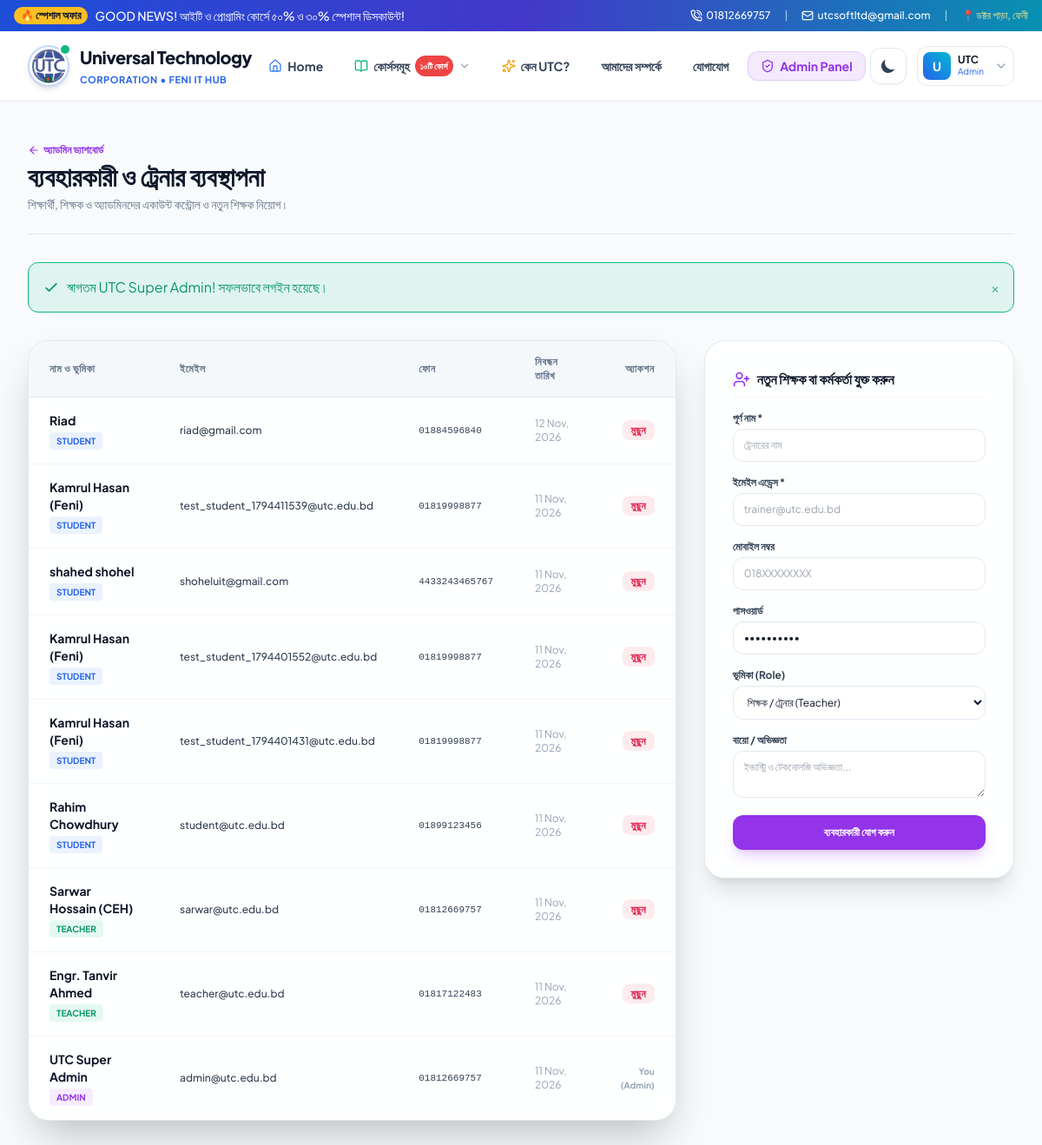
The page /admin/users.php (signed in) on the database its author committed.
### tables this page shows
CREATE TABLE users (
        id INTEGER PRIMARY KEY AUTOINCREMENT,
        name TEXT NOT NULL,
        email TEXT UNIQUE NOT NULL,
        password TEXT NOT NULL,
        phone TEXT,
        role TEXT NOT NULL DEFAULT 'student', -- 'admin', 'teacher', 'student'
        avatar TEXT,
        bio TEXT,
        created_at DATETIME DEFAULT CURRENT_TIMESTAMP
    );

### admin/users.php (the view, shortened to what the rows shown need)
<?php
require_once __DIR__ . '/../config/database.php';
require_once __DIR__ . '/../config/auth.php';
require_once __DIR__ . '/../config/helpers.php';
$user = getCurrentUser();
$stmt = $pdo->query("SELECT * FROM users ORDER BY id DESC");
$allUsers = $stmt->fetchAll();
require_once __DIR__ . '/../includes/header.php';
require_once __DIR__ . '/../includes/navbar.php';
?>
<div class="py-12 bg-slate-50 dark:bg-[#080d1a] min-h-[calc(100vh-80px)] transition-colors duration-300">
    <div class="max-w-7xl mx-auto px-4 sm:px-6 lg:px-8 space-y-8">
        <div class="flex flex-col sm:flex-row items-start sm:items-center justify-between gap-4 pb-6 border-b border-slate-200 dark:border-slate-800">
            <div>
                <h1 class="text-2xl sm:text-3xl font-extrabold text-slate-900 dark:text-white">
                    ব্যবহারকারী ও ট্রেনার ব্যবস্থাপনা
                </h1>
            </div>
        </div>
        <div class="grid grid-cols-1 lg:grid-cols-12 gap-8 items-start">
            <div class="lg:col-span-8 space-y-4">
                <div class="glass-panel rounded-3xl border border-slate-200 dark:border-slate-800 overflow-hidden shadow-2xl">
                    <div class="overflow-x-auto">
                        <table class="w-full text-left text-xs">
                            <thead>
                                <tr class="bg-slate-100/70 dark:bg-slate-800/60 border-b border-slate-200 dark:border-slate-800 text-slate-500 uppercase tracking-wider">
                                    <th class="py-4 px-6">নাম ও ভূমিকা</th>
                                    <th class="py-4 px-6">ইমেইল</th>
                                    <th class="py-4 px-6">ফোন</th>
                                    <th class="py-4 px-6">নিবন্ধন তারিখ</th>
                                    <th class="py-4 px-6 text-right">অ্যাকশন</th>
                                </tr>
                            </thead>
                            <tbody class="divide-y divide-slate-100 dark:divide-slate-800 text-slate-700 dark:text-slate-300">
                                <?php foreach ($allUsers as $u): ?>
                                    <tr class="hover:bg-slate-50/50 dark:hover:bg-slate-800/30 transition">
                                        <td class="py-4 px-6">
                                            <p class="font-bold text-slate-900 dark:text-white text-sm"><?= sanitize($u['name']) ?></p>
                                            <span class="inline-block mt-1 px-2 py-0.5 rounded text-[10px] font-bold uppercase <?= $u['role'] === 'admin' ? 'bg-purple-500/10 text-purple-600' : ($u['role'] === 'teacher' ? 'bg-emerald-500/10 text-emerald-600' : 'bg-blue-500/10 text-blue-600') ?>">
                                                <?= $u['role'] ?>
                                            </span>
                                        </td>
                                        <td class="py-4 px-6 font-medium">
                                            <?= sanitize($u['email']) ?>
                                        </td>
                                        <td class="py-4 px-6 font-mono text-[11px]">
                                            <?= sanitize($u['phone'] ?? 'N/A') ?>
                                        </td>
                                        <td class="py-4 px-6 text-slate-400">
                                            <?= date('d M, Y', strtotime($u['created_at'])) ?>
                                        </td>
                                        <td class="py-4 px-6 text-right">
                                            <?php if ($u['id'] != $user['id']): ?>
                                                <a href="users.php?delete_user=<?= $u['id'] ?>" onclick="return confirm('এই অ্যাকাউন্টটি মুছে ফেলতে চান?')" class="px-2.5 py-1 rounded-lg bg-rose-500/10 hover:bg-rose-600 hover:text-white text-rose-600 font-bold text-xs transition">
                                                    মুছুন
                                                </a>
                                            <?php else: ?>
                                                <span class="text-[10px] text-slate-400 font-bold">You (Admin)</span>
                                            <?php endif; ?>
                                        </td>
                                    </tr>
                                <?php endforeach; ?>
                            </tbody>
                        </table>
                    </div>
                </div>
            </div>
        </div>
    </div>
</div>
<?php require_once __DIR__ . '/../includes/footer.php'; ?>

### includes/navbar.php (shortened to what the rows shown need)
<?php
$currentUser = getCurrentUser();
?>
<header class="sticky top-0 z-50 glass-nav transition-colors duration-300">
    <div class="max-w-7xl mx-auto px-4 sm:px-6 lg:px-8">
        <div class="flex items-center justify-between h-20">
            <div class="flex items-center space-x-3">
                <?php if ($currentUser): ?>
                    <div class="relative group">
                        <button type="button" class="flex items-center gap-2 p-1.5 rounded-xl border border-slate-200 dark:border-slate-700/60 bg-white dark:bg-slate-800 text-left focus:outline-none group-hover:border-blue-500/50 group-hover:ring-2 group-hover:ring-blue-500/20 transition-all duration-200">
                            <div class="w-8 h-8 rounded-lg bg-gradient-to-tr from-blue-600 to-cyan-500 text-white font-bold text-sm flex items-center justify-center shadow-sm">
                                <?= strtoupper(substr($currentUser['name'], 0, 1)) ?>
                            </div>
                            <div class="hidden sm:block pr-1">
                                <p class="text-xs font-bold text-slate-900 dark:text-white leading-none"><?= sanitize(explode(' ', $currentUser['name'])[0]) ?></p>
                                <p class="text-[10px] text-blue-600 dark:text-cyan-400 capitalize"><?= $currentUser['role'] ?></p>
                            </div>
                            <i data-lucide="chevron-down" class="w-4 h-4 text-slate-400 group-hover:rotate-180 transition-transform duration-200"></i>
                        </button>
                    </div>
                <?php endif; ?>
            </div>
        </div>
    </div>
</header>

### rows shown on the page
users: name "U", name "UTC", role "Admin", name "UTC Super Admin", role "ADMIN", email "admin@utc.edu.bd", phone "01812669757", created_at "11 Nov, 2026", shows "You (Admin)"
users: name "Riad", role "STUDENT", email "riad@gmail.com", phone "01884596840", created_at "12 Nov, 2026"
users: name "Kamrul Hasan (Feni)", role "STUDENT", email "test_student_1794411539@utc.edu.bd", phone "01819998877", created_at "11 Nov, 2026"
users: name "shahed shohel", role "STUDENT", email "shoheluit@gmail.com", phone "4433243465767", created_at "11 Nov, 2026"
users: name "Kamrul Hasan (Feni)", role "STUDENT", email "test_student_1794401552@utc.edu.bd", phone "01819998877", created_at "11 Nov, 2026"
users: name "Kamrul Hasan (Feni)", role "STUDENT", email "test_student_1794401431@utc.edu.bd", phone "01819998877", created_at "11 Nov, 2026"
users: name "Rahim Chowdhury", role "STUDENT", email "student@utc.edu.bd", phone "01899123456", created_at "11 Nov, 2026"
users: name "Sarwar Hossain (CEH)", role "TEACHER", email "sarwar@utc.edu.bd", phone "01812669757", created_at "11 Nov, 2026"
users: name "Engr. Tanvir Ahmed", role "TEACHER", email "teacher@utc.edu.bd", phone "01817122483", created_at "11 Nov, 2026"

### other values the page prints
$flash['message'] "স্বাগতম UTC Super Admin! সফলভাবে লগইন হয়েছে।"
